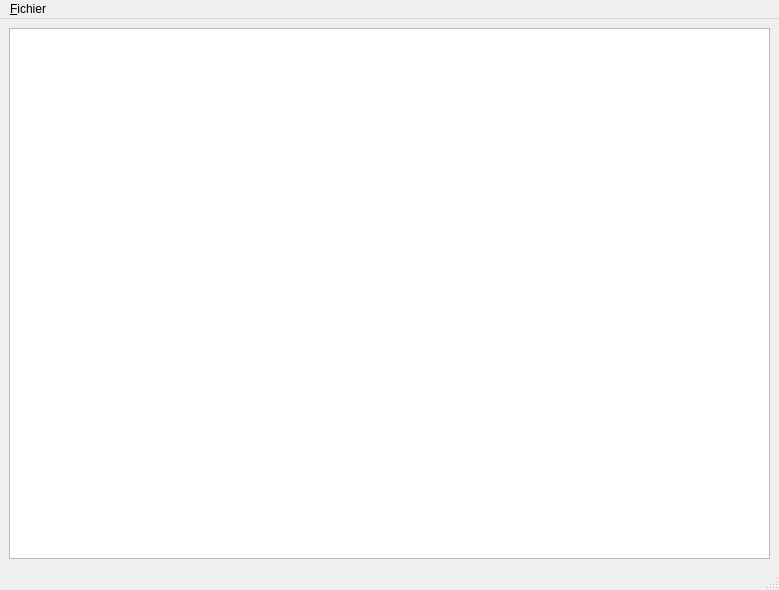
<?xml version="1.0" encoding="UTF-8"?>
<ui version="4.0">
 <class>MainWindow</class>
 <widget class="QMainWindow" name="MainWindow">
  <property name="geometry">
   <rect>
    <x>0</x>
    <y>0</y>
    <width>779</width>
    <height>590</height>
   </rect>
  </property>
  <property name="windowTitle">
   <string>Menugen</string>
  </property>
  <widget class="QWidget" name="centralwidget">
   <layout class="QHBoxLayout" name="horizontalLayout">
    <item>
     <widget class="QListView" name="RecipesView"/>
    </item>
   </layout>
  </widget>
  <widget class="QMenuBar" name="menubar">
   <property name="geometry">
    <rect>
     <x>0</x>
     <y>0</y>
     <width>779</width>
     <height>23</height>
    </rect>
   </property>
   <widget class="QMenu" name="menu_File">
    <property name="title">
     <string>&amp;Fichier</string>
    </property>
    <addaction name="actionQuit"/>
   </widget>
   <addaction name="menu_File"/>
  </widget>
  <widget class="QStatusBar" name="statusbar"/>
  <action name="actionQuit">
   <property name="text">
    <string>&amp;Quitter</string>
   </property>
   <property name="shortcut">
    <string extracomment="shortcut to quit the app">Ctrl+Q</string>
   </property>
  </action>
 </widget>
 <resources/>
 <connections/>
</ui>
